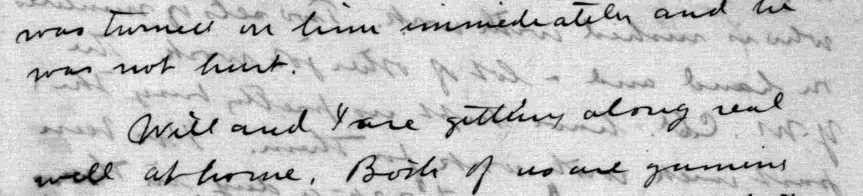
#> input picture joeal_data/hdibco2010/images/H05.png, 1726 x 391 px, found by its file name (shown at 1/2 size); the run also reads 2 pictures not shown here
$ jupyter execute Textual_Restoration_final.ipynb   (older library calls are emulated)
#> lines starting #> are read from the running program, lines starting #| are printed output that depends on the picture
# Textual Restoration Tool: final project code

One pipeline for a degraded manuscript page:

1. **Detect** the degradation: **stain** or **bleed-through** (or **clean** if none is found).
2. **Restore** the page with the method built for that degradation.

| Degradation | Detection | Restoration | Author |
|---|---|---|---|
| Stain | Paper background that is darker **and** redder (browner) than the page, as large blobs (`is_stain`) | Background division, then CLAHE, then unsharp masking, giving an enhanced greyscale page (`remove_stain`) | Sam |
| Bleed-through | Detector C: intermediate-tone components away from dark ink, weighted by weaker edges (`bleedthrough_features`) | Background normalisation, then Otsu, then edge gate (`binarize`) | Joeal |
| ~~Blur~~ | *Disabled in this version* (`detect_blur_percentage`) | *Disabled* (`sharpen_unsharp`) | Mohit |

**Routing order: stain, then bleed-through.** The bleed-through detector is the less specific of the two. It also fires on stained pages, which Joeal's notebook reports as a known confounder. It is therefore checked last, only once a stain has been ruled out. Section 5 explains the order and the thresholds.

**Blur is switched off.** Mohit's blur code is kept in section 4 but commented out, and every place that used it is commented out with a `# BLUR` tag. To bring it back, uncomment the lines tagged `# BLUR`.

**Usage:** set `INPUT_PATH` in the next cell and run all cells. Results are written to `OUT_DIR`. Requires only `opencv-python`, `numpy` and `matplotlib`. The scikit-image functions Joeal used (Otsu, multi-Otsu, speck removal) are re-implemented with OpenCV/NumPy.

## 0. Setup

[cell 1]
import os, glob
import cv2
import numpy as np
import matplotlib.pyplot as plt

# ---- change this to the image you want to restore ----
# INPUT_PATH = 'Sam/StainImages/Zoernikav folio212.jpg'
INPUT_PATH = 'Sam/StainImages/H05.png'

OUT_DIR = 'final_output'

os.makedirs(OUT_DIR, exist_ok=True)
plt.rcParams['figure.dpi'] = 110


def load_image(path):
    # Load any image as 8-bit BGR (greyscale scans are replicated to 3 channels).
#> called with path = 'Sam/StainImages/H05.png'
    img = cv2.imread(path, cv2.IMREAD_COLOR)
#> img is the input picture: shape (391, 1726, 3); min 0, max 255, mean 198.1
    if img is None:
        raise FileNotFoundError(f'Image not found: {path}')
    return img


def to_gray(img):
    return img if img.ndim == 2 else cv2.cvtColor(img, cv2.COLOR_BGR2GRAY)


def to_bgr(img):
    return cv2.cvtColor(img, cv2.COLOR_GRAY2BGR) if img.ndim == 2 else img


def show(images, titles=None, cols=2, width=16):
    # Show images in a grid; greyscale uses a fixed 0-255 scale.
    n = len(images)
    rows = (n + cols - 1) // cols
    h, w = images[0].shape[:2]
    fig, axes = plt.subplots(rows, cols, figsize=(width, width / cols * h / w * rows + 0.5 * rows))
    axes = np.atleast_1d(axes).ravel()
    for i, ax in enumerate(axes):
        ax.axis('off')
        if i < n:
            img = images[i]
            if img.ndim == 2:
                ax.imshow(img, cmap='gray', vmin=0, vmax=255)
            else:
                ax.imshow(cv2.cvtColor(img, cv2.COLOR_BGR2RGB))
            if titles:
                ax.set_title(titles[i], fontsize=10)
    plt.tight_layout(); plt.show()

## 1. Shared helpers

Replacements for the scikit-image functions used in Joeal's code, so the notebook only needs OpenCV and NumPy:

- `luminance`: greyscale conversion with the same weights as `skimage.color.rgb2gray`, in fixed-point arithmetic.
- `threshold_otsu`: global Otsu, like `skimage.filters.threshold_otsu`.
- `multiotsu_3`: three-class Otsu by exhaustive search over the 256-bin histogram. It returns thresholds `(low, high)` with the same class convention as `skimage.filters.threshold_multiotsu`: `<= low`, `(low, high]`, `> high`.
- `remove_specks`: removes 4-connected components of `max_size` pixels or fewer, like `skimage.morphology.remove_small_objects`.

[cell 2]
def luminance(image):
    """Convert an OpenCV-order colour array to 8-bit grayscale."""
    if image.ndim == 2:
        return image
    blue, green, red = np.moveaxis(image.astype(np.int32), -1, 0)
    return ((3735 * blue + 19235 * green + 9798 * red + 16384) >> 15).astype(np.uint8)


def _groups(image):
    counts = np.bincount(image.ravel(), minlength=256)
    levels = np.flatnonzero(counts)
    counts = counts[levels]
    weight = np.r_[0, np.cumsum(counts, dtype=np.float64)]
    moment = np.r_[0, np.cumsum(counts * levels, dtype=np.float64)]
    return levels, weight, moment


def threshold_otsu(image):
    """Pick the split that maximises the weighted separation of two groups."""
    levels, weight, moment = _groups(image)
    if len(levels) == 1:
        return int(levels[0])

    left = weight[1:-1]
    right = weight[-1] - left
    left_mean = moment[1:-1] / left
    right_mean = (moment[-1] - moment[1:-1]) / right
    separation = left * right * (left_mean - right_mean) ** 2
    return int(levels[np.argmax(separation)])


def multiotsu_3(gray):
    hist = np.bincount(gray.ravel(), minlength=256).astype(np.float64)
    p = hist / hist.sum()
    levels = np.arange(256)
    w, m = np.cumsum(p), np.cumsum(p * levels)
    i, j = levels[:, None], levels[None, :]
    w0, m0 = w[i], m[i]
    w1, m1 = w[j] - w[i], m[j] - m[i]
    w2, m2 = 1 - w[j], m[-1] - m[j]
    with np.errstate(divide='ignore', invalid='ignore'):
        between = m0 ** 2 / w0 + m1 ** 2 / w1 + m2 ** 2 / w2   # maximise between-class variance
    between[~np.isfinite(between)] = -1
    between[np.tril_indices(256)] = -1                          # require low < high
    low, high = np.unravel_index(np.argmax(between), between.shape)
    return int(low), int(high)


def remove_specks(mask, max_size):
    """Keep 4-connected foreground components larger than max_size."""
    _, labels, stats, _ = cv2.connectedComponentsWithStats(mask.astype(np.uint8), connectivity=4)
    keep = stats[:, cv2.CC_STAT_AREA] > max_size
    keep[0] = False
    return keep[labels]

## 2. Stain (Sam)

### 2.1 Detection: `is_stain`

A stain is a large patch of paper that is **darker and redder (browner)** than the typical page. Shadows and dark edges are darker but not redder, so they are ignored.

1. Shrink to ~300 px for speed.
2. Estimate the paper: dilation erases ink and bleed-through, and a median blur smooths the result.
3. In LAB space, mark pixels with L below the page median by more than `dark` (8%) **and** `a*` (red-green) above the median by more than `min_red`.
4. Keep only blobs of at least 0.5% of the page. The stained fraction is their total area.

[cell 3]
def is_stain(image, dark=0.08, min_red=1.8, min_area=0.01):
    # Returns (is_stained, stained_fraction_of_page).
    image = to_bgr(image)
    s = min(1.0, 300 / max(image.shape[:2]))
    small = cv2.resize(image, None, fx=s, fy=s, interpolation=cv2.INTER_AREA)
    w = small.shape[1]

    # Paper background: dilate erases ink / bleed-through, median blur smooths
    k = max(3, int(w * 0.006) | 1)
    window = max(3, int(w * 0.04) | 1)
    kernel = cv2.getStructuringElement(cv2.MORPH_ELLIPSE, (k, k))
    bg = cv2.medianBlur(cv2.dilate(small, kernel), window)

    # Darker and redder than the typical paper
    lab = cv2.cvtColor(bg, cv2.COLOR_BGR2LAB).astype(np.float32)
    L, a = lab[:, :, 0], lab[:, :, 1]
    mask = (L < np.median(L) * (1 - dark)) & (a - np.median(a) > min_red)
    mask = cv2.morphologyEx(mask.astype(np.uint8) * 255, cv2.MORPH_OPEN, np.ones((3, 3), np.uint8))

    # Keep only large blobs
    _, _, stats, _ = cv2.connectedComponentsWithStats(mask)
    areas = stats[1:, cv2.CC_STAT_AREA]
    stain_fraction = areas[areas >= 0.005 * mask.size].sum() / mask.size
    return bool(stain_fraction > min_area), float(stain_fraction)

### 2.2 Restoration: background division, CLAHE, unsharp masking

The output is an **enhanced greyscale page**, not a binary one. Binarisation was tried and dropped, because it made handwritten strokes either too bold or too faint.

1. **Shadow and stain removal (`remove_shadow`):** a dilation wider than the pen strokes erases the ink, and a median blur (about 4% of the page width) smooths what is left into an estimate of the paper, stain included. Dividing the page by this estimate flattens the stain and the lighting while keeping the ink.
2. **CLAHE** (clip limit 3.0, 16×16 tiles) restores local contrast in the flattened page.
3. **Unsharp masking** (σ = 1.0, weights 1.6 / −0.6) crisps the strokes.

Both kernel sizes scale with the page width, so the same settings work on a 1200 px scan and on a 3000 px one.

[cell 4]
def remove_shadow(gray: np.ndarray, window: int | None = None, k: int | None = None) -> np.ndarray:
    """Erase ink with dilation, estimate the paper, divide it out."""
    if window is None:
        window = max(3, int(gray.shape[1] * 0.04) | 1)   # ~4% of width, always odd
    if k is None:
        k = max(3, int(gray.shape[1] * 0.006) | 1)        # wider than strokes, always odd

    kernel = cv2.getStructuringElement(cv2.MORPH_ELLIPSE, (k, k))
    dilated = cv2.dilate(gray, kernel)
    background = cv2.medianBlur(dilated, window)
    background = np.maximum(background, 1)

    norm = cv2.divide(gray, background, scale=255)
    return np.clip(norm, 0, 255).astype(np.uint8)


def process_image(image: np.ndarray, window: int | None = None, k: int | None = None) -> np.ndarray:
    """Grayscale -> shadow/stain removal -> CLAHE -> sharpening. Returns a greyscale page."""
    if image is None or image.size == 0:
        raise ValueError("The input image is empty.")

    gray = to_gray(image)

    norm = remove_shadow(gray, window=window, k=k)

    clahe = cv2.createCLAHE(clipLimit=3.0, tileGridSize=(16, 16))
    enhanced = clahe.apply(norm)

    blur = cv2.GaussianBlur(enhanced, (0, 0), sigmaX=1.0)
    return cv2.addWeighted(enhanced, 1.6, blur, -0.6, 0)


def remove_stain(image):
    return dict(output=process_image(image), method='remove_shadow + CLAHE + unsharp')

## 3. Bleed-through (Joeal)

### 3.1 Detection: `bleedthrough_features` (detector C)

Bleed-through is ink seen **through** the paper, so it is lighter and softer than front-side ink.

1. Downscale to ≤1200 px and divide out a broad illumination estimate (ink erased by dilation, then a wide Gaussian). This copy is used for analysis only.
2. Three-class Otsu splits the page into dark (front ink), middle (candidate ghost ink) and bright (paper).
3. Middle-class components **away from** the dark ink, of plausible text size and shape, are candidates.
4. Each candidate is weighted by how much **weaker its edges** are than the front ink's edges.
5. Score = weighted candidate area / front-ink area. The page counts only if the evidence is credible: at least 3 components and at least 0.1% of the page.

The score is **not** a probability. Section 5 gives the cutoff.

[cell 5]
def bleedthrough_features(image, score_threshold=0.10, max_side=1200):
    gray = luminance(image)
    s = min(1.0, max_side / max(gray.shape))
    if s < 1:
        gray = cv2.resize(gray, None, fx=s, fy=s, interpolation=cv2.INTER_AREA)
    h, w = gray.shape
    page = h * w

    # 1. Flatten the illumination: dilation erases ink, a wide Gaussian smooths
    k = max(3, int(max(h, w) * 0.01) | 1)
    paper = cv2.dilate(gray, cv2.getStructuringElement(cv2.MORPH_ELLIPSE, (k, k)))
    paper = cv2.GaussianBlur(paper.astype(np.float32), (0, 0), max(h, w) / 40)
    flat = np.clip(gray / np.maximum(paper, 1) * 255, 0, 255).astype(np.uint8)

    # 2. Three classes: front ink / candidate ghost ink / paper
    low, high = multiotsu_3(flat)
    dark = remove_specks(flat <= low, 4)
    mid = (flat > low) & (flat <= high)
    dark_area = int(dark.sum())
    empty = dict(detected=False, score=0.0, credible=False, num_components=0,
                 candidate_fraction=0.0, thresholds=(low, high))
    if dark_area == 0:
        return empty

    # 3. Candidates: middle-tone components away from the front ink
    gap = max(3, int(round(min(h, w) * 0.004)))
    near_ink = cv2.dilate(dark.astype(np.uint8),
                          cv2.getStructuringElement(cv2.MORPH_ELLIPSE, (2 * gap + 1, 2 * gap + 1))) > 0
    cand = (mid & ~near_ink).astype(np.uint8)
    n, lab, stats, _ = cv2.connectedComponentsWithStats(cand, connectivity=8)
    area = stats[:, cv2.CC_STAT_AREA].astype(np.float64)
    bw, bh = stats[:, cv2.CC_STAT_WIDTH], stats[:, cv2.CC_STAT_HEIGHT]
    elong = np.maximum(bw, bh) / np.maximum(np.minimum(bw, bh), 1)
    fill = area / np.maximum(bw * bh, 1)
    plausible = (area >= max(15, page * 2e-5)) & (area <= page * 0.01) & (elong <= 15) & (fill >= 0.1)
    plausible[0] = False
    if not plausible.any():
        return empty

    # 4. Edge strength: candidates vs front ink (Sobel magnitude on component boundaries)
    f = flat.astype(np.float32)
    mag = cv2.magnitude(cv2.Sobel(f, cv2.CV_32F, 1, 0), cv2.Sobel(f, cv2.CV_32F, 0, 1))
    k3 = np.ones((3, 3), np.uint8)
    dark_u8 = dark.astype(np.uint8)
    dark_edge = (dark_u8 > 0) & (cv2.erode(dark_u8, k3) == 0)
    front_edge = float(mag[dark_edge].mean()) if dark_edge.any() else 0.0
    if front_edge <= 0:
        return empty

    kept = plausible[lab]
    boundary = kept & (cv2.erode(kept.astype(np.uint8), k3) == 0)
    edge_sum = np.bincount(lab[boundary], weights=mag[boundary], minlength=n)
    edge_cnt = np.bincount(lab[boundary], minlength=n)
    cand_edge = edge_sum / np.maximum(edge_cnt, 1)
    weight = np.clip(1 - cand_edge / front_edge, 0, 1)

    # 5. Score and credibility
    score = float((weight * area)[plausible].sum() / dark_area)
    num = int(plausible.sum())
    cand_fraction = float(area[plausible].sum() / page)
    credible = num >= 3 and cand_fraction >= 0.001
    return dict(detected=bool(credible and score >= score_threshold), score=score, credible=credible,
                num_components=num, candidate_fraction=cand_fraction, thresholds=(low, high))

### 3.2 Restoration: background normalisation, then Otsu, then edge gate

1. **Background normalisation:** a 31 px closing erases the strokes, and a 21 px median smooths the result. Dividing the page by this background estimate flattens stains, yellowing and lighting.
2. **Otsu + speck removal:** once the page is flattened, front ink is the darkest thing on it. Blobs of 30 px or fewer are removed.
3. **Edge gate:** Canny edges are computed on the original. A blob is kept only if more than 8% of its pixels are edges. Ghost ink seen through the paper is soft, and real ink is sharp.

On the nine DIBCO pages this scored mean F 90.7, pF 94.7 and DRD 2.57, and never went below F 85.1 (Joeal's `DIBCO_bleedthrough_eval.ipynb`). The output is binary, with ink black and background white.

[cell 6]
PARAMS = dict(
    close_size=31,       # step 1: closing kernel, larger than any stroke width
    median_size=21,      # step 1: smooths the background estimate
    min_speck=30,        # step 2: components of this many pixels or fewer are removed
    canny=(60, 150),     # step 3: Canny thresholds on the original image
    min_edge_ratio=0.08, # step 3: edge pixels / component size needed to count as real ink
)


def bg_normalise(gray, close_size, median_size):
    se = cv2.getStructuringElement(cv2.MORPH_ELLIPSE, (close_size, close_size))
    background = cv2.medianBlur(cv2.morphologyEx(gray, cv2.MORPH_CLOSE, se), median_size)
    norm = np.clip(gray.astype(float) / np.maximum(background, 1) * 255, 0, 255).astype(np.uint8)
    return norm, background


def edge_gate(binary, gray, canny, min_edge_ratio):
    edges = cv2.Canny(cv2.GaussianBlur(gray, (3, 3), 0), *canny) > 0
    nl, lab = cv2.connectedComponents(binary.astype(np.uint8), connectivity=8)
    edge_cnt = np.bincount(lab[edges], minlength=nl)
    size = np.bincount(lab.ravel(), minlength=nl)
    keep = edge_cnt / np.maximum(size, 1) > min_edge_ratio
    keep[0] = False                                   # label 0 is background
    return keep[lab], edges


def binarize(gray, p=PARAMS):
    norm, background = bg_normalise(gray, p['close_size'], p['median_size'])          # step 1
    t = threshold_otsu(norm)
    thresh = remove_specks(norm < t, p['min_speck'])                                   # step 2
    final, edges = edge_gate(thresh, gray, p['canny'], p['min_edge_ratio'])           # step 3
    return final, dict(background=background, normalised=norm, otsu_t=t,
                       thresholded=thresh, edges=edges, removed_by_gate=thresh & ~final)


def remove_bleedthrough(image):
    mask, steps = binarize(luminance(image))
    return dict(
        output=np.where(mask, 0, 255).astype(np.uint8),   # ink black on white
        method='bg normalisation + Otsu + edge gate',
        steps=steps,
    )

## 4. Blur (Mohit): disabled

*This section is commented out.* Blur detection and restoration are not used in this version. The code is kept below so it can be switched back on: uncomment this cell and every line tagged `# BLUR` in sections 5–8.

- **Detection:** the variance of the Laplacian drops less after a further σ = 1 blur when a page is already blurred. Reduction < 45% meant blurred.
- **Restoration:** unsharp masking, strength 1.5, σ 1.0.

[cell 7]
# [21 lines of commented-out code are left out]

## 5. Classifier: which degradation is it?

Both detectors run on every image. Their evidence is reported, and the **first** one that fires, in this order, decides the label:

1. **Stain.** Its evidence is colour plus a large area, measured on a heavily smoothed background. Grey bleed-through on paper does not trigger it.
2. **Bleed-through.** Its evidence is mid-tone, soft-edged components. A stain produces the same kind of evidence, so bleed-through is only trusted once a stain has been ruled out.
3. Otherwise the page is **clean** and returned unchanged.

**Thresholds.**

| Detector | Original cutoff | Used here | Why |
|---|---|---|---|
| Stain fraction | 0.01 (Sam) | **0.05** | Real stains score 0.15–0.23. With 0.01, bleed-through page H07 (0.019) was wrongly routed to stain removal. |
| Bleed-through score | 0.04 (Joeal) | **0.10** | Joeal's 0.04 flagged clean pages. **Check this value** with the batch table in section 8: `bleedthrough_features` here is re-implemented from the description of detector C, so its scores may not match Joeal's `real_detection_scores.csv`. |

These thresholds were chosen on a small set of sample images, so they are engineering choices, not validated accuracy. Change them in `THRESHOLDS`.

[cell 8]
THRESHOLDS = dict(
    stain_min_fraction=0.05,      # Sam's is_stain(min_area); his default was 0.01
    bleed_min_score=0.10,         # Joeal's detector C cutoff; his exploratory value was 0.04
    # blur_max_reduction=45.0,    # BLUR: Mohit's process_image cutoff
)


def classify_degradation(image, thresholds=THRESHOLDS):
    # Run every detector and return the label plus every piece of evidence.
    stained, stain_fraction = is_stain(image, min_area=thresholds['stain_min_fraction'])
#> in is_stain, `small = cv2.resize(image, None, fx=s, fy=s, interpolation=cv2.INTER_AR..`:
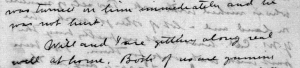
#> small: shape (68, 300, 3); min 4, max 241, mean 198.1
#> in is_stain, `bg = cv2.medianBlur(cv2.dilate(small, kernel), window)`:
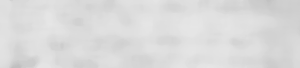
#> bg: shape (68, 300, 3); min 192, max 230, mean 218.9
#> in is_stain, `lab = cv2.cvtColor(bg, cv2.COLOR_BGR2LAB).astype(np.float32)`:
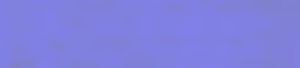
#> lab: shape (68, 300, 3) float32; mean B, G, R 222.9, 128, 128
#> in is_stain, `_, _, stats, _ = cv2.connectedComponentsWithStats(mask)`: stats = [[0, 0, 300, 68, 20400]]
#> in is_stain, `areas = stats[1:, cv2.CC_STAT_AREA]`: areas = empty array
#> in is_stain, `stain_fraction = areas[areas >= 0.005 * mask.size].sum() / mask.size`: stain_fraction = 0
    bt = bleedthrough_features(image, score_threshold=thresholds['bleed_min_score'])
    # reduction, lap_var, _ = detect_blur_percentage(to_gray(image))      # BLUR
    # blurred = reduction < thresholds['blur_max_reduction']               # BLUR

    if stained:
        label = 'stain'
    # elif blurred:                                                         # BLUR
    #     label = 'blur'                                                    # BLUR
    elif bt['detected']:
        label = 'bleed-through'
    else:
        label = 'clean'

    return dict(
        label=label,
        stain=dict(detected=stained, fraction=stain_fraction),
        # blur=dict(detected=blurred, reduction_pct=reduction, laplacian_var=lap_var),   # BLUR
        bleed=dict(detected=bt['detected'], score=bt['score'], credible=bt['credible'],
                   components=bt['num_components']),
    )


def print_report(name, c, thresholds=THRESHOLDS):
    s, t = c['stain'], c['bleed']
    print(f"{name}\n  -> detected: {c['label'].upper()}")
    print(f"     stain         {'YES' if s['detected'] else 'no ':3}  stained fraction = {s['fraction']:.3f}"
          f"  (>= {thresholds['stain_min_fraction']})")
    # b = c['blur']                                                                         # BLUR
    # print(f"     blur          {'YES' if b['detected'] else 'no ':3}  Laplacian reduction = "  # BLUR
    #       f"{b['reduction_pct']:.1f}%  (< {thresholds['blur_max_reduction']}%)")            # BLUR
    print(f"     bleed-through {'YES' if t['detected'] else 'no ':3}  score = {t['score']:.3f}"
          f"  (>= {thresholds['bleed_min_score']}, credible={t['credible']}, {t['components']} components)")

## 6. Detect, then restore

`restore_document()` classifies the page and applies **only** the matching method. A clean page is returned unchanged.

[cell 9]
RESTORERS = {
    'stain': remove_stain,                 # Sam
    'bleed-through': remove_bleedthrough,  # Joeal
    # 'blur': remove_blur,                 # BLUR: Mohit
}


def restore_document(image, thresholds=THRESHOLDS):
    c = classify_degradation(image, thresholds)
#> in classify_degradation, `stained, stain_fraction = is_stain(image, min_area=thresholds['stain_m..`: stained = False; stain_fraction = 0
#> in bleedthrough_features, `gray = cv2.resize(gray, None, fx=s, fy=s, interpolation=cv2.INTER_AREA)`:
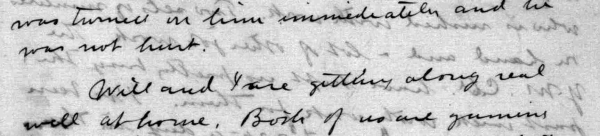
#> gray: shape (272, 1200) (shown at 1/2 size); min 0, max 255, mean 198.2
#> in bleedthrough_features, `paper = cv2.dilate(gray, cv2.getStructuringElement(cv2.MORPH_ELLIPSE, ..`:
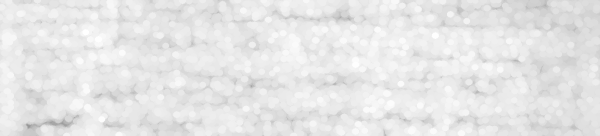
#> paper: shape (272, 1200) (shown at 1/2 size); min 147, max 255, mean 230.2
#> in bleedthrough_features, `flat = np.clip(gray / np.maximum(paper, 1) * 255, 0, 255).astype(np.ui..`:
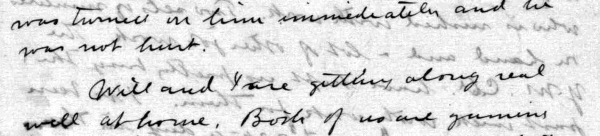
#> flat: shape (272, 1200) (shown at 1/2 size); min 0, max 255, mean 218.8
#> in multiotsu_3, `hist = np.bincount(gray.ravel(), minlength=256).astype(np.float64)`: hist = 256 values, max 11123 at index 241, min 97 at index 94, mean 1275
#> in multiotsu_3, `p = hist / hist.sum()`: p = 256 values, max 0.0341 at index 241, min 0.000297 at index 94, mean 0.00391
#> in multiotsu_3, `w, m = np.cumsum(p), np.cumsum(p * levels)`: w = 256 values from 0.00065 to 1; m = 256 values from 0 to 218.8
#> in multiotsu_3, `w0, m0 = w[i], m[i]`: w0 = 256 values from 0.00065 to 1; m0 = 256 values from 0 to 218.8
#> in multiotsu_3, `w1, m1 = w[j] - w[i], m[j] - m[i]`:
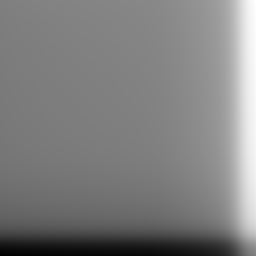
#> w1: shape (256, 256) float64; min -0.999, max 0.999, mean 0; drawn with min black and max white
#> (the rest of the program and of its run is left out)
